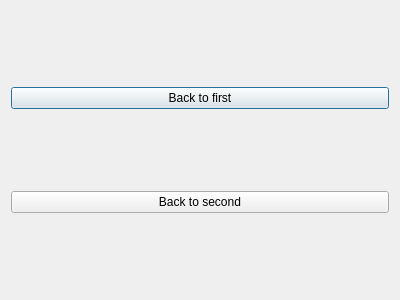
<?xml version="1.0" encoding="UTF-8"?>
<ui version="4.0">
 <class>ThirdDialog</class>
 <widget class="QDialog" name="ThirdDialog">
  <property name="geometry">
   <rect>
    <x>0</x>
    <y>0</y>
    <width>400</width>
    <height>300</height>
   </rect>
  </property>
  <property name="windowTitle">
   <string>ThirdDialog</string>
  </property>
  <layout class="QVBoxLayout" name="verticalLayout">
   <item>
    <widget class="QPushButton" name="button_back_to_first">
     <property name="text">
      <string>Back to first</string>
     </property>
    </widget>
   </item>
   <item>
    <widget class="QPushButton" name="button_back_to_second">
     <property name="text">
      <string>Back to second</string>
     </property>
    </widget>
   </item>
  </layout>
 </widget>
 <resources/>
 <connections/>
</ui>
